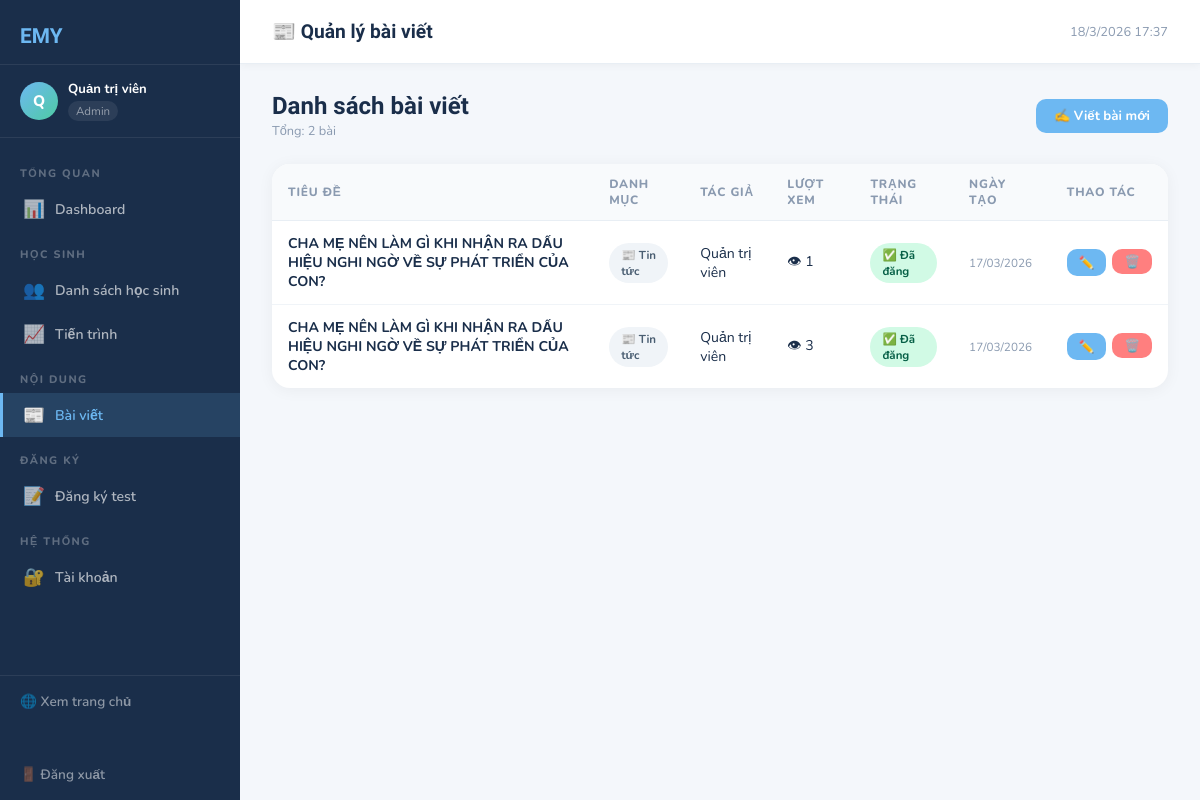
Page /admin/bai-viet (signed in) on the earlier database version.
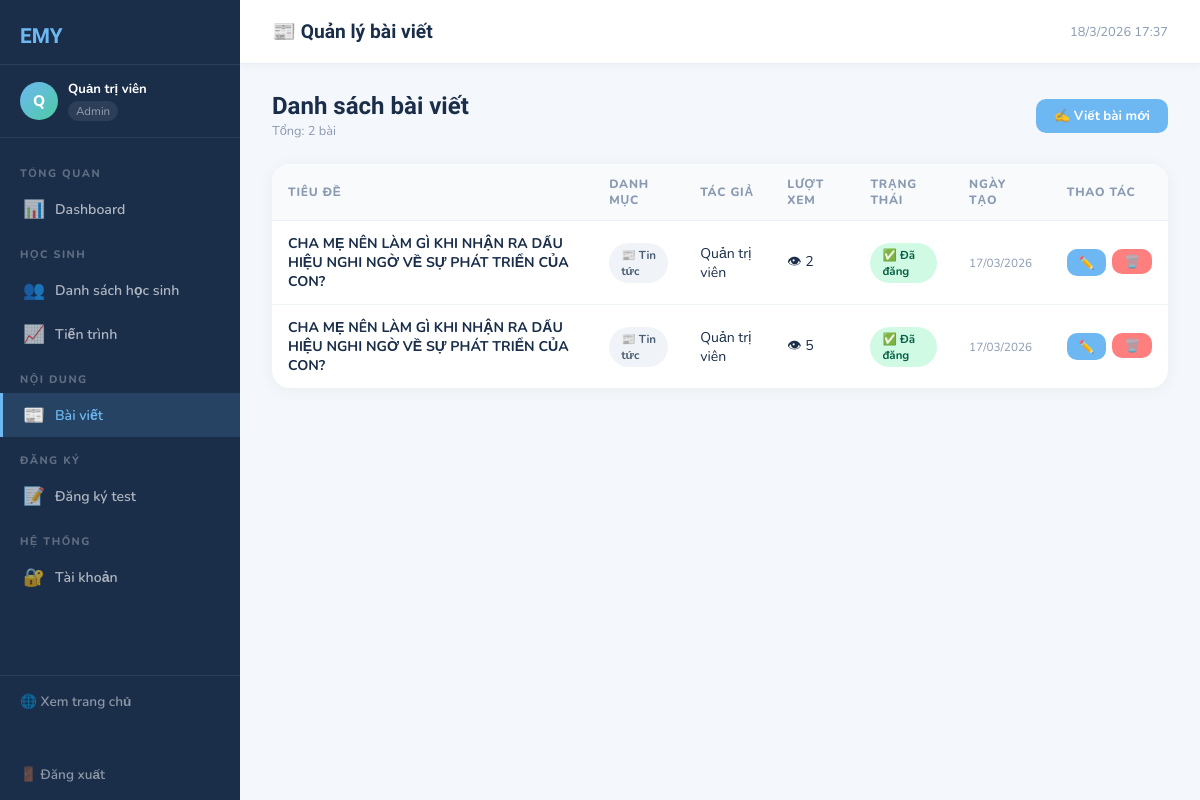
Same page on the later database version.
### models.py (models this page shows)
class Post(db.Model):
    __tablename__ = 'posts'
    id            = db.Column(db.Integer, primary_key=True)
    title         = db.Column(db.String(300), nullable=False)
    slug          = db.Column(db.String(300), unique=True)
    content       = db.Column(db.Text, nullable=False)
    summary       = db.Column(db.String(500))
    thumbnail     = db.Column(db.String(300))
    category      = db.Column(db.String(50))
    is_published  = db.Column(db.Boolean, default=False)
    views         = db.Column(db.Integer, default=0)
    created_at    = db.Column(db.DateTime, default=datetime.utcnow)
    updated_at    = db.Column(db.DateTime, default=datetime.utcnow)
    author_id     = db.Column(db.Integer, db.ForeignKey('users.id'))
    author        = db.relationship('User', backref='posts')

class User(UserMixin, db.Model):
    __tablename__ = 'users'
    id            = db.Column(db.Integer, primary_key=True)
    fullname      = db.Column(db.String(100), nullable=False)
    email         = db.Column(db.String(120), unique=True, nullable=False)
    password_hash = db.Column(db.String(200), nullable=False)
    role          = db.Column(db.String(20), default='teacher')
    avatar        = db.Column(db.String(200), default='default.png')
    is_active     = db.Column(db.Boolean, default=True)
    created_at    = db.Column(db.DateTime, default=datetime.utcnow)

### routes.py (the view)
@admin_bp.route('/bai-viet')
@login_required
def posts():
    posts = Post.query.order_by(Post.created_at.desc()).all()
    return render_template('admin/posts.html', posts=posts, get_media_type=get_media_type)

### app.py (called while the page is built)
@login_manager.user_loader
def load_user(user_id):
    return User.query.get(int(user_id))

### templates/admin/posts.html (shortened to what this page needs)
{% extends 'admin/base_admin.html' %}
{% block page_title %}📰 Quản lý bài viết{% endblock %}
{% block content %}
<div class="page-header">
  <div>
    <h2>Danh sách bài viết</h2>
    <div class="breadcrumb">Tổng: {{ posts|length }} bài</div>
  </div>
  <a href="{{ url_for('admin.add_post') }}" class="btn btn-primary">✍️ Viết bài mới</a>
</div>
<div class="card">
  <div class="card-body">
    {% if posts %}
    <div class="table-wrap">
      <table>
        <thead>
          <tr><th>Tiêu đề</th><th>Danh mục</th><th>Tác giả</th><th>Lượt xem</th><th>Trạng thái</th><th>Ngày tạo</th><th>Thao tác</th></tr>
        </thead>
        <tbody>
          {% for p in posts %}
          <tr>
            <td><strong>{{ p.title }}</strong></td>
            <td>
              <span class="badge" style="background:#f0f4f8;color:#4a5e72">
                {{ {'news':'📰 Tin tức','tips':'💡 Kiến thức','event':'📅 Sự kiện'}.get(p.category, p.category) }}
              </span>
            </td>
            <td>{{ p.author.fullname if p.author else '—' }}</td>
            <td>👁 {{ p.views }}</td>
            <td>
              <span class="badge {{ 'badge-confirmed' if p.is_published else 'badge-inactive' }}">
                {{ '✅ Đã đăng' if p.is_published else '📝 Nháp' }}
              </span>
            </td>
            <td><small style="color:#8a9ab0">{{ p.created_at.strftime('%d/%m/%Y') }}</small></td>
            <td>
              <div style="display:flex;gap:6px">
                <a href="{{ url_for('admin.edit_post', id=p.id) }}" class="btn btn-primary btn-sm">✏️</a>
                <form method="POST" action="{{ url_for('admin.delete_post', id=p.id) }}"
                      onsubmit="return confirm('Xóa bài viết này?')">
                  <button type="submit" class="btn btn-danger btn-sm">🗑️</button>
                </form>
              </div>
            </td>
          </tr>
          {% endfor %}
        </tbody>
      </table>
    </div>
    {% else %}
    <div class="empty-state">
      <div class="empty-icon">📝</div>
      <p>Chưa có bài viết nào.</p>
      <a href="{{ url_for('admin.add_post') }}" class="btn btn-primary" style="margin-top:12px">✍️ Viết bài đầu tiên</a>
    </div>
    {% endif %}
  </div>
</div>
{% endblock %}

Differences in the rows shown:
changed Post (number 1 of 2 on the later page): views "1" → "2"
changed Post (number 2 of 2 on the later page): views "3" → "5"
